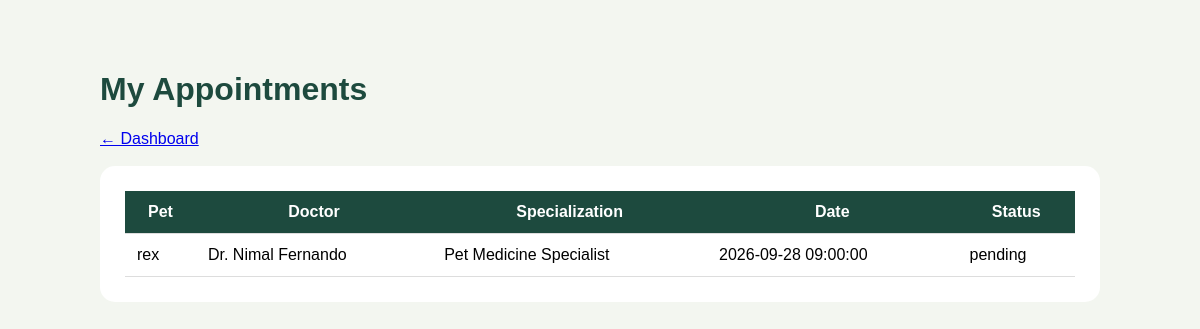
The page /backend/user/appointments.php (signed in) on the database its author committed.
### tables this page shows
CREATE TABLE `appointments` (
  `id` int(11) NOT NULL,
  `user_id` int(11) NOT NULL,
  `doctor_id` int(11) NOT NULL,
  `pet_id` int(11) NOT NULL,
  `appointment_date` datetime NOT NULL,
  `reason` text DEFAULT NULL,
  `status` varchar(30) NOT NULL DEFAULT 'pending'
);

CREATE TABLE `pets` (
  `id` int(11) NOT NULL,
  `pet_name` varchar(100) NOT NULL,
  `type` varchar(50) NOT NULL,
  `breed` varchar(100) DEFAULT NULL,
  `gender` varchar(20) DEFAULT NULL,
  `age` int(11) DEFAULT NULL,
  `price` decimal(10,2) NOT NULL,
  `description` text DEFAULT NULL,
  `image` varchar(255) DEFAULT NULL,
  `owner_id` int(11) NOT NULL
);

CREATE TABLE `doctors` (
  `id` int(11) NOT NULL,
  `name` varchar(100) NOT NULL,
  `specialization` varchar(150) NOT NULL,
  `experience` varchar(100) DEFAULT NULL,
  `email` varchar(150) DEFAULT NULL,
  `phone` varchar(30) DEFAULT NULL,
  `image` varchar(255) DEFAULT NULL,
  `availability` varchar(255) DEFAULT NULL
);

### backend/includes/functions.php (called while the page is built, shortened)
<?php
function clean($value)
{
    return htmlspecialchars($value ?? '', ENT_QUOTES, 'UTF-8');
}

### backend/user/appointments.php (the view, shortened to what this page needs)
<?php
require_once "../includes/db.php";
require_once "../includes/functions.php";
$userId = $_SESSION["user_id"];
$stmt = $pdo->prepare(
    "SELECT
        a.id,
        a.appointment_date,
        a.status,
        d.name AS doctor_name,
        d.specialization,
        p.pet_name
     FROM appointments a
     JOIN doctors d ON a.doctor_id = d.id
     JOIN pets p ON a.pet_id = p.id
     WHERE a.user_id = ?
     ORDER BY a.appointment_date DESC"
);
$stmt->execute([$userId]);
$appointments = $stmt->fetchAll();
?>
<!DOCTYPE html>
<html lang="en">
<head>
</head>
<body>
<div class="container">
<h1>My Appointments</h1>
<a href="dashboard.php">← Dashboard</a>
<br><br>
<div class="box">
<?php if (!$appointments): ?>
<p>No appointments found.</p>
<?php else: ?>
<table>
<tr>
<th>Pet</th>
<th>Doctor</th>
<th>Specialization</th>
<th>Date</th>
<th>Status</th>
</tr>
<?php foreach ($appointments as $appointment): ?>
<tr>
<td><?= clean($appointment["pet_name"]) ?></td>
<td><?= clean($appointment["doctor_name"]) ?></td>
<td><?= clean($appointment["specialization"]) ?></td>
<td><?= clean($appointment["appointment_date"]) ?></td>
<td><?= clean($appointment["status"]) ?></td>
</tr>
<?php endforeach; ?>
</table>
<?php endif; ?>
</div>
</div>
</body>
</html>

### backend/user/appointments.php (style rules this page uses)
body { font-family: Arial, sans-serif; background: #f3f6f0; }
.container { max-width: 1000px; margin: 30px auto; padding: 20px; }
.box { background: white; padding: 25px; border-radius: 15px; }
h1 { color: #1d4a3e; }
table { width: 100%; border-collapse: collapse; }
th, td { padding: 12px; border-bottom: 1px solid #ddd; }
th { background: #1d4a3e; color: white; }

### rows shown on the page
appointments: pet.pet_name "rex", doctor.name "Dr. Nimal Fernando", doctor.specialization "Pet Medicine Specialist", appointment_date "2026-09-28 09:00:00", status "pending"
